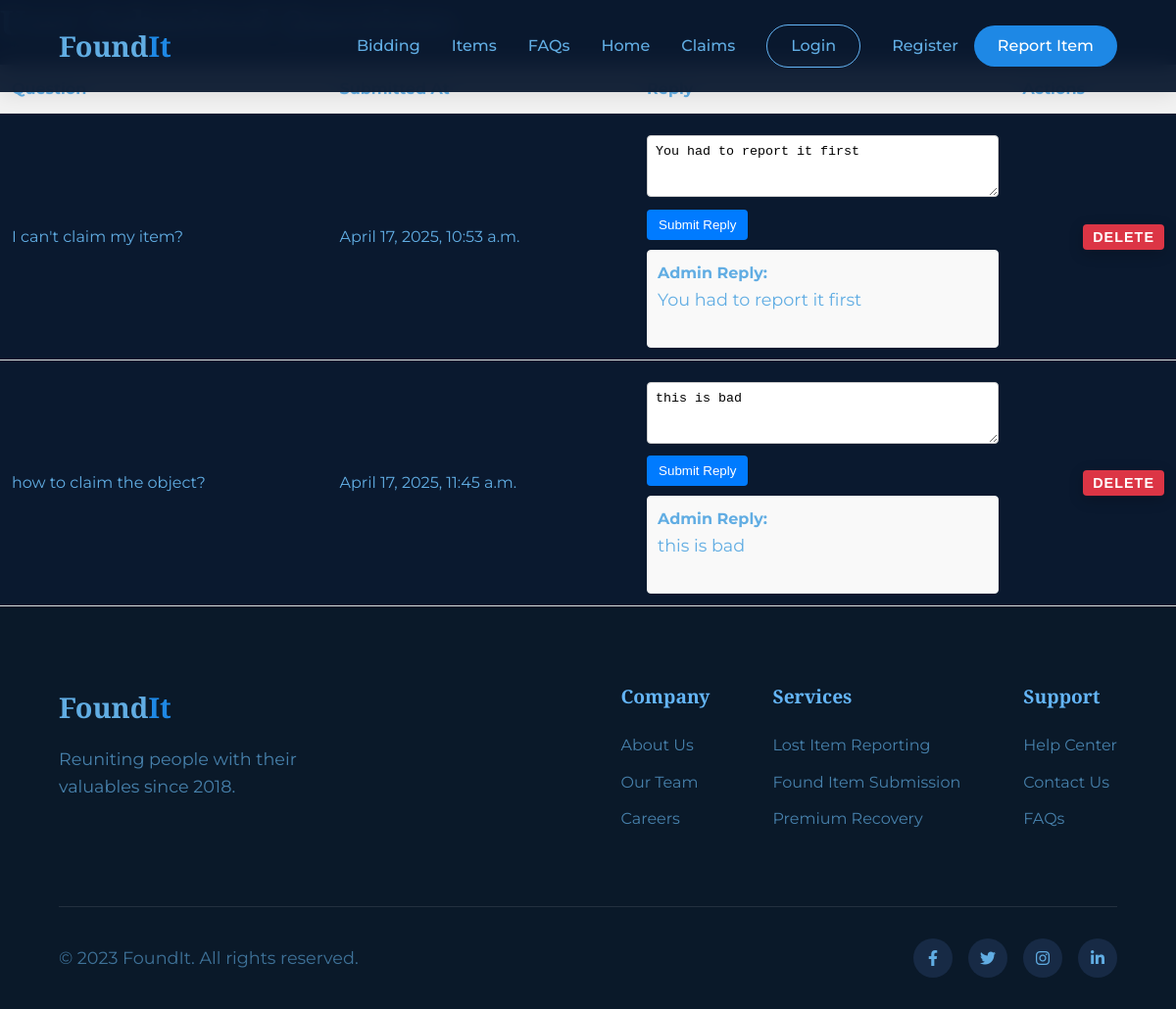
Screenshot of /questions/ with the database file from the repository.
### foundapp/models.py (models this page shows, shortened)
class UserQuestion(models.Model):
    question = models.TextField()
    submitted_at = models.DateTimeField(auto_now_add=True)
    reply = models.TextField(blank=True, null=True)  # Added reply field

### foundapp/views.py (the view)
# urls.py: path('questions/', views.questions_view, name='questions'),
def questions_view(request):
    questions = UserQuestion.objects.all()
    return render(request, 'question.html', {'questions': questions})

### foundapp/templates/question.html (shortened to what this page needs)
{% extends 'base.html' %}
{% load static %}
{% block content %}
<div class="container mt-4">
    <h2>User Submitted Questions</h2>
    {% if questions %}
    <table class="question-table">
        <thead>
            <tr>
                <th>Question</th>
                <th>Submitted At</th>
                <th>Reply</th>
                <th>Actions</th>
            </tr>
        </thead>
        <tbody>
            {% for question in questions %}
            <tr>
                <td>{{ question.question }}</td>
                <td>{{ question.submitted_at }}</td>
                <td>
                    <form method="post" action="{% url 'admin_reply_question' question.id %}" class="reply-form">
                        <div class="form-group">
                            <textarea class="reply-textarea" name="reply" rows="3" placeholder="Type your reply here..." required>{{ question.reply|default_if_none:"" }}</textarea>
                        </div>
                        <button type="submit" class="reply-button">Submit Reply</button>
                    </form>
                    {% if question.reply %}
                        <div class="existing-reply">
                            <span class="reply-label">Admin Reply:</span>
                            <p>{{ question.reply }}</p>
                        </div>
                    {% endif %}
                </td>
                <td>
                    <form method="post" action="{% url 'admin_delete_question' question.id %}" onsubmit="return confirm('Are you sure you want to delete this question?')">
                        <button type="submit" class="btn btn-danger btn-sm delete-button">Delete</button>
                    </form>
                </td>
            </tr>
            {% endfor %}
        </tbody>
    </table>
    {% else %}
    <p>No user questions have been submitted yet.</p>
    {% endif %}
</div>
{% endblock %}

### foundapp/static/css/main.css (style rules this page uses)
:root { --primary-color: #1e88e5; --primary-dark: #0d47a1; --primary-light: #64b5f6; --secondary-color: #002171; --accent-color: #29b6f6; --dark-blue: #0a1929; --navy-blue: #102a43; --text-light: #61ade3; --text-dark: #102a43; --background: #0a192f; --card-bg: #172a45; --gradient-blue: linear-gradient(135deg, #1e3c72 0%, #2a5298 100%); --box-shadow: 0 10px 30px rgba(2, 12, 27, 0.7); --transition: all 0.3s ease; }
* { margin: 0; padding: 0; box-sizing: border-box; }
body { font-family: 'Montserrat', sans-serif; background-color: var(--background); color: var(--text-light); line-height: 1.6; overflow-x: hidden; }
h1, h2, h3, h4 { font-family: 'Playfair Display', serif; font-weight: 600; line-height: 1.3; }
h2 { font-size: 2.5rem; margin-bottom: 1rem; }
p { margin-bottom: 1.5rem; font-size: 1.1rem; }
.btn { display: inline-block; padding: 0.8rem 2rem; border-radius: 50px; font-weight: 600; text-transform: uppercase; letter-spacing: 1px; transition: var(--transition); cursor: pointer; font-size: 0.9rem; box-shadow: 0 4px 15px rgba(0, 0, 0, 0.2); }
@media (max-width: 1200px) { h2 { font-size: 2.2rem; } }

### foundapp/templates/question.html (style rules this page uses)
.question-table { width: 100%; border-collapse: collapse; margin-top: 20px; }
.question-table th, .question-table td { padding: 12px; text-align: left; border-bottom: 1px solid #ddd; }
.question-table th { background-color: #f2f2f2; }
.reply-form { margin-top: 10px; }
.reply-textarea { width: 100%; padding: 8px; border: 1px solid #ccc; border-radius: 4px; resize: vertical; }
.reply-button { background-color: #007bff; color: white; padding: 8px 12px; border: none; border-radius: 4px; cursor: pointer; margin-top: 5px; }
.existing-reply { margin-top: 10px; padding: 10px; background-color: #f9f9f9; border: 1px solid #eee; border-radius: 4px; }
.reply-label { font-weight: bold; }
.delete-button { background-color: #dc3545; color: white; border: none; padding: 5px 10px; border-radius: 4px; cursor: pointer; float: right; margin-left: 5px; }

### rows the page displays
UserQuestion: question "I can't claim my item?", submitted_at "April 17, 2025, 10:53 a.m.", reply "You had to report it first"
UserQuestion: question "how to claim the object?", submitted_at "April 17, 2025, 11:45 a.m.", reply "this is bad"
